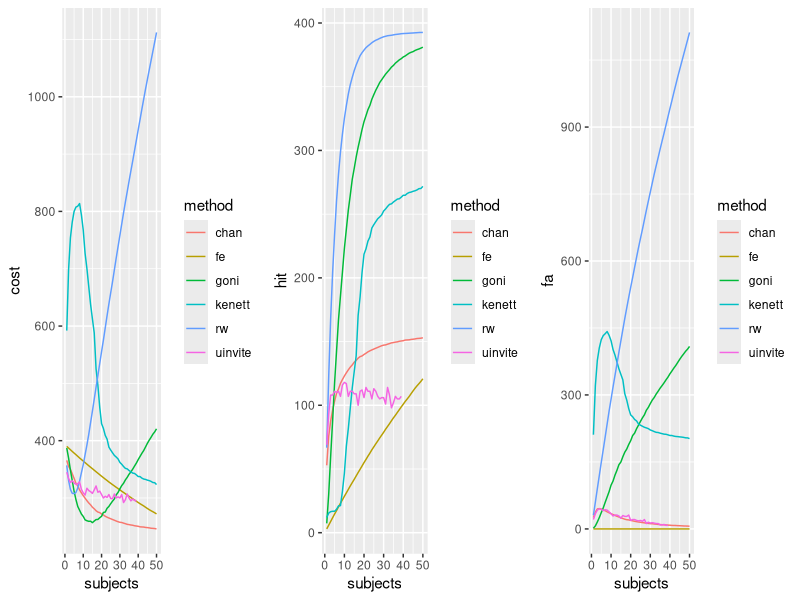

Write the R code that produced this figure.
library(data.table)
library(ggplot2)
library(gridExtra)

dat <- fread('sim_all_but_uinvite.csv')

dat<- dat[,lapply(.SD,mean),by=.(method,subjects)]
p1 <- ggplot(dat, aes(x=subjects,y=cost,color=method)) + geom_line()
p2 <- ggplot(dat, aes(x=subjects,y=hit,color=method)) + geom_line()
p3 <- ggplot(dat, aes(x=subjects,y=fa,color=method)) + geom_line()
grid.arrange(p1,p2,p3,ncol=3)
